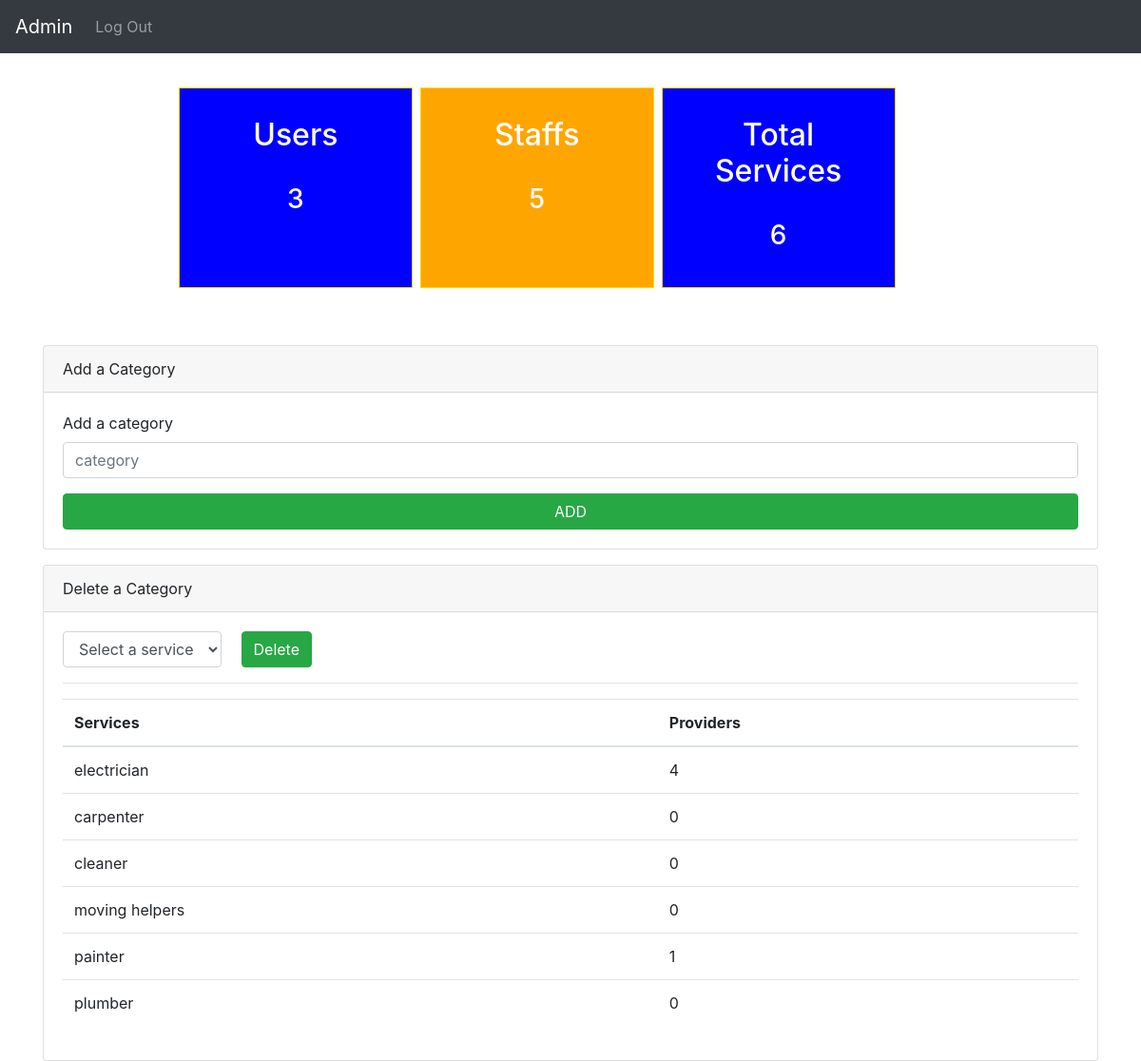
Screenshot of /admin/dashboard.php with the database file from the repository.
### tables this page shows
CREATE TABLE `services` (
  `id` int(2) NOT NULL,
  `services` varchar(200) NOT NULL
);

### admin/dashboard.php (the view, shortened to what this page needs)
<?php include('inc\head.php')?>
<?php include('inc\nav.php')?>
<?php require_once("../inc/dbconn.php")?>
<?php
$query ="SELECT ID from user ";
$stmt = $pdo -> prepare($query);
$stmt->execute();
$totaluser=$stmt->rowCount();
?>
<div class="row">
  <div class="col-sm-3"  style="background-color:blue;">
    <h2>Users</h2><br>
    <h3><?php echo $totaluser ?></h3>
  </div>
  <?php
$query ="SELECT ID from staff ";
$stmt = $pdo -> prepare($query);
$stmt->execute();
$totalstaff=$stmt->rowCount();
?>
  <div class="col-sm-3"  style="background-color:orange;">
    <h2>Staffs</h2><br>
    <h3><?php echo $totalstaff ?></h3>
  </div>
  <?php
$query ="SELECT ID from services ";
$stmt = $pdo -> prepare($query);
$stmt->execute();
$totalcat=$stmt->rowCount();
?>
  <div class="col-sm-3"  style="background-color:blue;">
     <h2>Total Services</h2><br>
    <h3><?php echo $totalcat ?></h3>
  </div>
</div>
<div class="container">
      <div class="card card-register mx-auto mt-5">
        <div class="card-header">Add  a Category </div>
        <div class="card-body">
  <form    method="POST" action="">
            <div class="form-group">
              <div class="form-label-group">
              <label for="name">Add a category</label>
                <input type="text"  class="form-control" placeholder="category" name="services" required="required">
               </div>
              </div>
            <input type="submit" class="btn btn-success btn-block" name="submit" value="ADD"></input>
          </form>
          </div>
      </div>
    </div>
   <div class="container">
<div class="card  mx-auto mt-3">
        <div class="card-header">Delete a Category</div>
        <div class="card-body ">
        <?php
$query ="SELECT * from services ";
$stmt = $pdo -> prepare($query);
$stmt->execute();
$services=$stmt->fetchAll();
?>
     <div class="form-group">
     <form class="form-inline my-2 my-lg-0" action="delete.php" method="POST">
    <select name = "services"  class="form-control mr-sm-3" required>
    <option name = "">Select a service</option>
            </select>
      <button class="btn btn-success my-2 my-sm-0" type="submit">Delete</button>
    </form
                 </div>
      <hr>
   <table class="table">
  <thead>
    <tr>
      <th scope="col">Services</th>
      <th scope="col">Providers</th>
    </tr>
  </thead>
  <tbody>
  <?php foreach ($services as $row){ ?>
    <tr>
      <td><?php echo $row['services']; ?></td>
      <?php
      $occupation = $row['services'];
       $query = "SELECT id FROM staff WHERE occupation=:occupation";
       $stmt = $pdo->prepare($query);
       $stmt->bindParam(':occupation',$occupation);
       $stmt->execute();
       $total=$stmt->rowCount();
      ?>
      <td><?php echo($total) ; ?></td>
    </tr>
    <?php } ?>
  </tbody>
</table>
</div>

### CSS/admin.css (style rules this page uses)
.row { margin:2%; margin-left:10%; padding:1%; padding-left:5%; }
.col-sm-3 { margin-left:0.8%; border: 1px solid gold; padding:3%; text-align: center; color:white; }

### rows the page displays
services: services "electrician", total "4"
services: services "carpenter", total "0"
services: services "cleaner", total "0"
services: services "moving helpers", total "0"
services: services "painter", total "1"
services: services "plumber", total "0"

### other values shown
$totaluser "3"
$totalstaff "5"
$totalcat "6"
